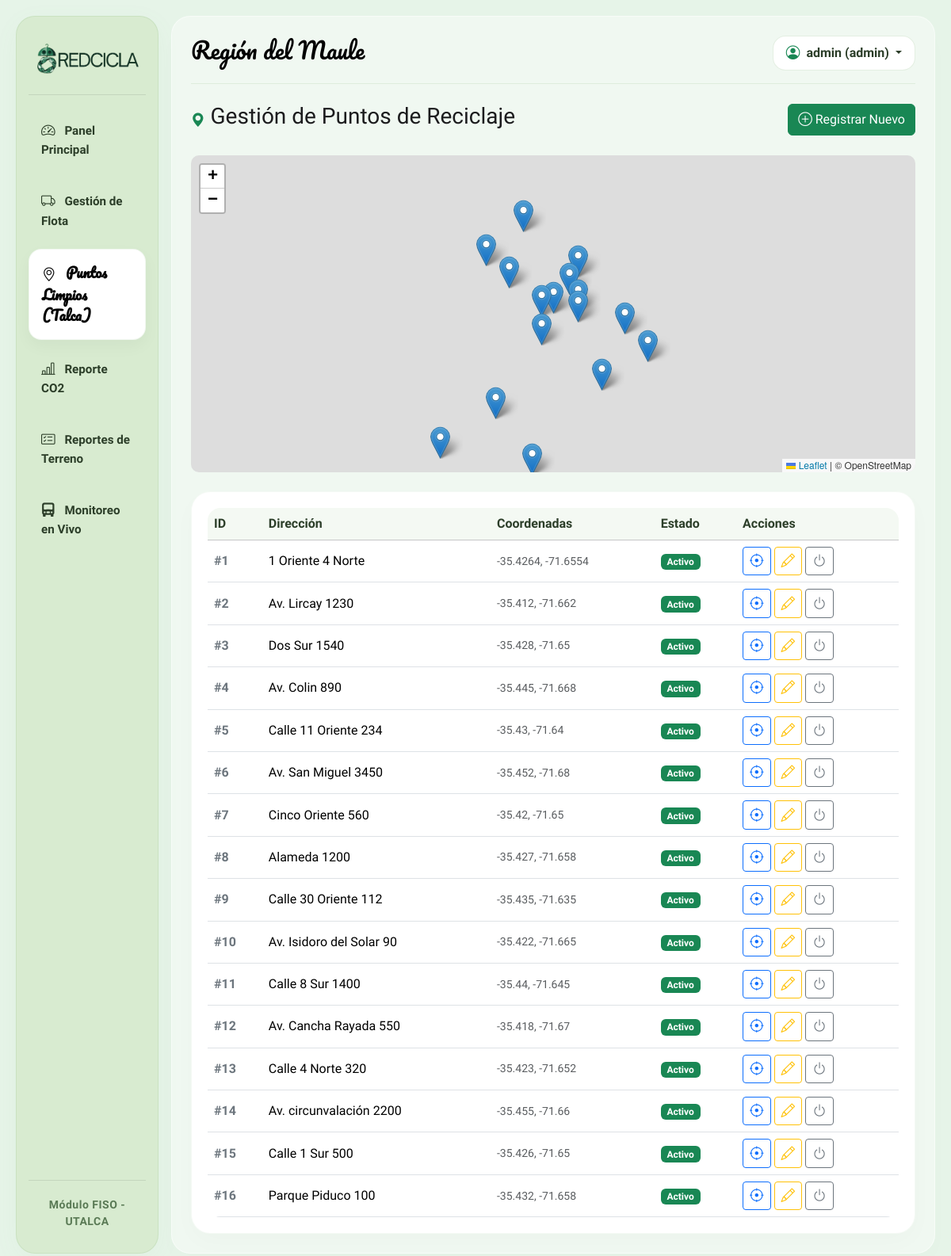
The page /puntos (signed in) on the database its author committed.
### tables this page shows
CREATE TABLE puntos_reciclaje (
        id INTEGER PRIMARY KEY AUTOINCREMENT, ruta_id INTEGER, zona_id INTEGER, direccion TEXT,
        latitud REAL, longitud REAL, intervalo_recoleccion INTEGER, fecha_ultima_recoleccion TEXT, estado INTEGER DEFAULT 1,
        FOREIGN KEY(ruta_id) REFERENCES rutas(id), FOREIGN KEY(zona_id) REFERENCES zonas(id));

### main.py (the view)
@app.route('/puntos')
def puntos_limpios():
    if 'usuario_nombre' not in session:
        return redirect(url_for('login'))
    conexion = sqlite3.connect(DB_PATH)
    cursor = conexion.cursor()
    cursor.execute("UPDATE puntos_reciclaje SET latitud = -35.4264, longitud = -71.6554 WHERE id = 101 AND latitud IS NULL") # Talca
    cursor.execute("UPDATE puntos_reciclaje SET latitud = -35.5333, longitud = -71.4833 WHERE id = 105 AND latitud IS NULL") # San Clemente
    conexion.commit()
    cursor.execute("SELECT id, direccion, latitud, longitud, estado FROM puntos_reciclaje ORDER BY id")
    lista_puntos = cursor.fetchall()
    conexion.close()
    return render_template('puntos.html', puntos=lista_puntos)

### templates/puntos.html (shortened to what this page needs)
{% extends 'base.html' %}
{% block content %}
<link rel="stylesheet" href="https://unpkg.com/leaflet@1.9.4/dist/leaflet.css" />
<div class="d-flex justify-content-between align-items-center mb-4">
    <h3><i class="bi bi-geo-alt-fill text-success"></i> Gestión de Puntos de Reciclaje</h3>
    <button class="btn btn-success" data-bs-toggle="modal" data-bs-target="#modalNuevoPunto">
        <i class="bi bi-plus-circle"></i> Registrar Nuevo
    </button>
</div>
<div class="row mb-4">
    <div class="col-12"><div id="mapa" style="height: 400px; width: 100%; border-radius: 10px;"></div></div>
</div>
<div class="card border-0 shadow-sm">
    <div class="table-responsive">
        <table class="table table-hover align-middle mb-0">
            <thead class="table-light">
                <tr>
                    <th>ID</th>
                    <th>Dirección</th>
                    <th>Coordenadas</th>
                    <th>Estado</th>
                    <th>Acciones</th>
                </tr>
            </thead>
            <tbody>
                {% for p in puntos %}
                <tr>
                    <td class="fw-bold text-secondary">#{{ p[0] }}</td>
                    <td>{{ p[1] }}</td>
                    <td class="small text-muted">{{ p[2] }}, {{ p[3] }}</td>
                    <td>
                        {% if p[4] == 1 %} <span class="badge bg-success">Activo</span>
                        {% else %} <span class="badge bg-danger">Inactivo</span> {% endif %}
                    </td>
                    <td>
                        <button class="btn btn-sm btn-outline-primary" onclick="centrarMapa({{ p[2] }}, {{ p[3] }})"><i class="bi bi-crosshair"></i></button>
                        <button class="btn btn-sm btn-outline-warning" data-bs-toggle="modal" data-bs-target="#modalEditarPunto{{ p[0] }}"><i class="bi bi-pencil"></i></button>
                        <form action="/puntos/estado/{{ p[0] }}" method="POST" style="display:inline;">
                            <button type="submit" class="btn btn-sm btn-outline-secondary">
                                <i class="bi bi-power"></i>
                            </button>
                        </form>
                    </td>
                </tr>
                {% endfor %}
            </tbody>
        </table>
    </div>
</div>
{% endblock %}

### templates/base.html (style rules this page uses)
:root { --color-bg-light: #e6f4e8; --color-sidebar-combine: #d8ebd0; --color-primary-green: #79AE6F; --color-bubble-bg: #ffffff; --color-dark: #000000; --color-red: #b21c19; --ios-bubble-radius: 24px; --ios-pill-radius: 16px; }
body { font-family: 'Quicksand', sans-serif; background-color: var(--color-bg-light); min-height: 100vh; color: #1c1c1e; overflow-x: hidden; }
.card, .bg-white { background-color: var(--color-bubble-bg) !important; border-radius: var(--ios-bubble-radius) !important; border: 1px solid rgba(121, 174, 111, 0.08) !important; box-shadow: 0 10px 30px rgba(0, 0, 0, 0.02) !important; padding: 20px; animation: fadeInUp 0.4s cubic-bezier(0.16, 1, 0.3, 1) both; }
.bi { font-size: 1.1rem; vertical-align: -1px; }
.table-responsive { border-radius: var(--ios-pill-radius); overflow: hidden; }
.table { margin-bottom: 0; --bs-table-bg: var(--color-bubble-bg) !important; }
.table-light { --bs-table-bg: #f4f9f3 !important; --bs-table-color: #2c3e29 !important; }

### rows shown on the page
puntos_reciclaje: id "1", direccion "1 Oriente 4 Norte", latitud "-35.4264", longitud "-71.6554", estado "Activo"
puntos_reciclaje: id "2", direccion "Av. Lircay 1230", latitud "-35.412", longitud "-71.662", estado "Activo"
puntos_reciclaje: id "3", direccion "Dos Sur 1540", latitud "-35.428", longitud "-71.65", estado "Activo"
puntos_reciclaje: id "4", direccion "Av. Colin 890", latitud "-35.445", longitud "-71.668", estado "Activo"
puntos_reciclaje: id "5", direccion "Calle 11 Oriente 234", latitud "-35.43", longitud "-71.64", estado "Activo"
puntos_reciclaje: id "6", direccion "Av. San Miguel 3450", latitud "-35.452", longitud "-71.68", estado "Activo"
puntos_reciclaje: id "7", direccion "Cinco Oriente 560", latitud "-35.42", longitud "-71.65", estado "Activo"
puntos_reciclaje: id "8", direccion "Alameda 1200", latitud "-35.427", longitud "-71.658", estado "Activo"
puntos_reciclaje: id "9", direccion "Calle 30 Oriente 112", latitud "-35.435", longitud "-71.635", estado "Activo"
puntos_reciclaje: id "10", direccion "Av. Isidoro del Solar 90", latitud "-35.422", longitud "-71.665", estado "Activo"
puntos_reciclaje: id "11", direccion "Calle 8 Sur 1400", latitud "-35.44", longitud "-71.645", estado "Activo"
puntos_reciclaje: id "12", direccion "Av. Cancha Rayada 550", latitud "-35.418", longitud "-71.67", estado "Activo"
puntos_reciclaje: id "13", direccion "Calle 4 Norte 320", latitud "-35.423", longitud "-71.652", estado "Activo"
puntos_reciclaje: id "14", direccion "Av. circunvalación 2200", latitud "-35.455", longitud "-71.66", estado "Activo"
puntos_reciclaje: id "15", direccion "Calle 1 Sur 500", latitud "-35.426", longitud "-71.65", estado "Activo"
puntos_reciclaje: id "16", direccion "Parque Piduco 100", latitud "-35.432", longitud "-71.658", estado "Activo"

### other values the page prints
{{ session.get('usuario_nombre') }} "admin"
{{ session.get('usuario_rol') }} "admin"
